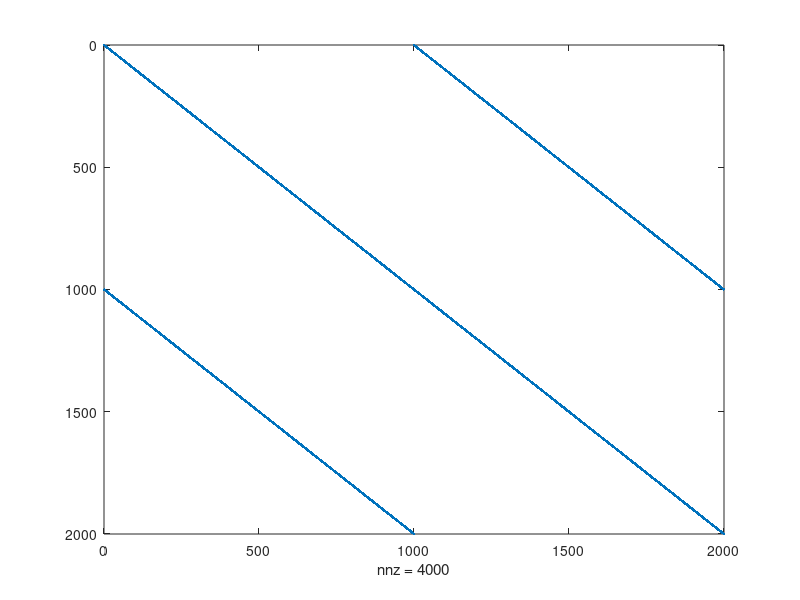
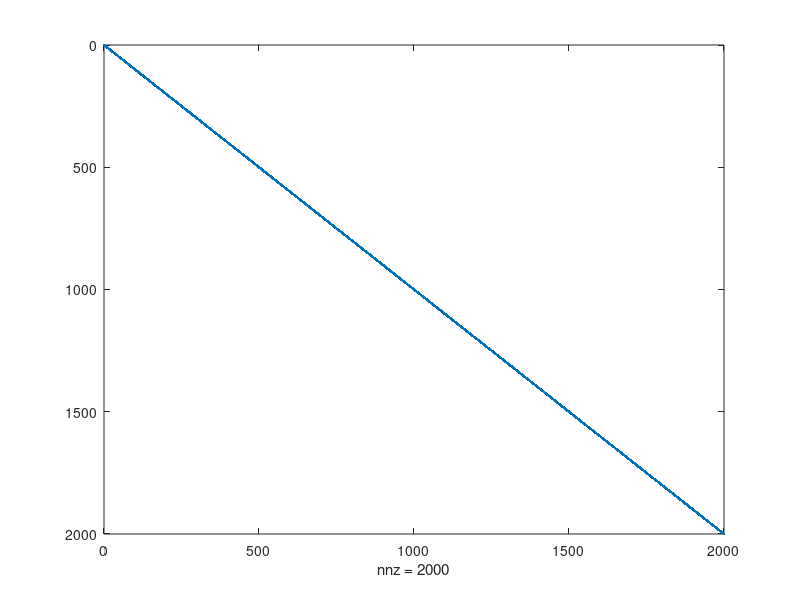
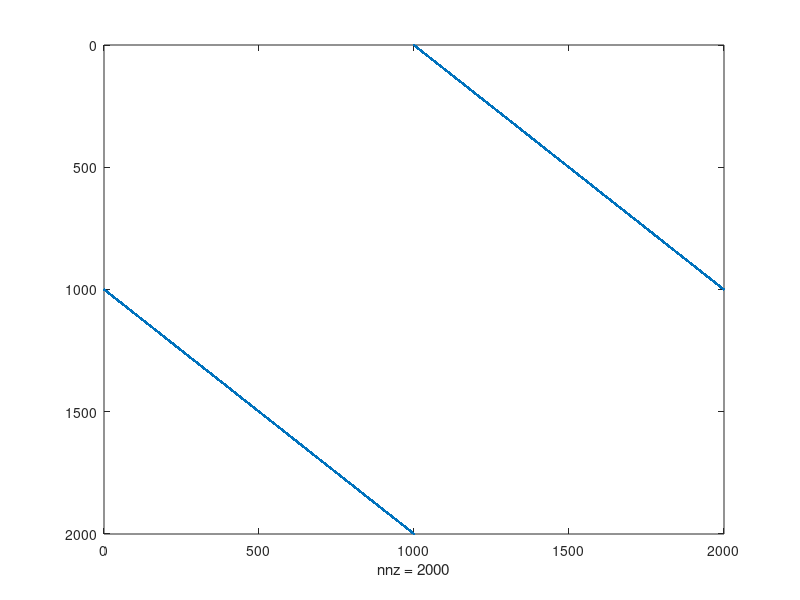

Reproduce these figures in MATLAB, in order. (Note: this script raises an error after producing the figures.)


clc
clear

%% item a)

% Vamos a definir a B
n = 1000;

B = [2*eye(n) -eye(n); -eye(n) 2*eye(n)];

%% item b)

% Guarda los datos no nulos de B
A = sparse(B);

whos
% Respuesta del comando whos:
  % 
  % Name         Size                 Bytes  Class     Attributes
  % 
  % A         2000x2000               80008  double    sparse    
  % B         2000x2000            32000000  double              
  % n            1x1                      8  double 

%% item c)
clc

b = (1:2000)';

disp('Tiempo que se demora en resolver el sistema completo')
t_full = tic;
% Vamos a resolver el sistema completo
x_full = B \ b;
toc(t_full);

disp('Tiempo que se demora en resolver el sistema esparcido')
t_esparcido = tic;
% Resolvemos el 
x_esparcido = A \ b;
toc(t_esparcido);

%Respuesta:
% Tiempo que se demora en resolver el sistema completo
% Elapsed time is 0.030602 seconds.
% Tiempo que se demora en resolver el sistema esparcido
% Elapsed time is 0.000261 seconds.


%% item d)
clc
% Vamos a obtener la matriz D
D = diag(diag(A));

% Obtenemos las matrices triangulares
L = -1*(tril(A) - D);
U = -1*(triu(A) - D);

% Obtenemos la matriz J
J = inv(D) * (L + U);

whos

% Respuesta whos
  % Name                Size                 Bytes  Class     Attributes
  % 
  % A                2000x2000               80008  double    sparse    
  % B                2000x2000            32000000  double              
  % D                2000x2000               48008  double    sparse    
  % J                2000x2000               48008  double    sparse    
  % L                2000x2000               32008  double    sparse    
  % U                2000x2000               32008  double    sparse    
  % b                2000x1                  16000  double              
  % n                   1x1                      8  double              
  % t_esparcido         1x1                      8  uint64              
  % t_full              1x1                      8  uint64              
  % x_esparcido      2000x1                  16000  double              
  % x_full           2000x1                  16000  double  

%% item e)
clc

figure
spy(A);

figure
spy(D);

figure
spy(J);

figure
spy;

%% item f)

% B = [2*eye(n) -eye(n); -eye(n) 2*eye(n)];
% A = sparse(B);

% Definimos la matriz esparcida A sin usar la matriz B
A_new = [2*speye(n) -speye(n); -speye(n) 2*speye(n)];

% speye genera la matriz identidad esparcida


%% g)

% Genera la matriz completa a partir de la matriz esparcida
B_full = full(A_new);